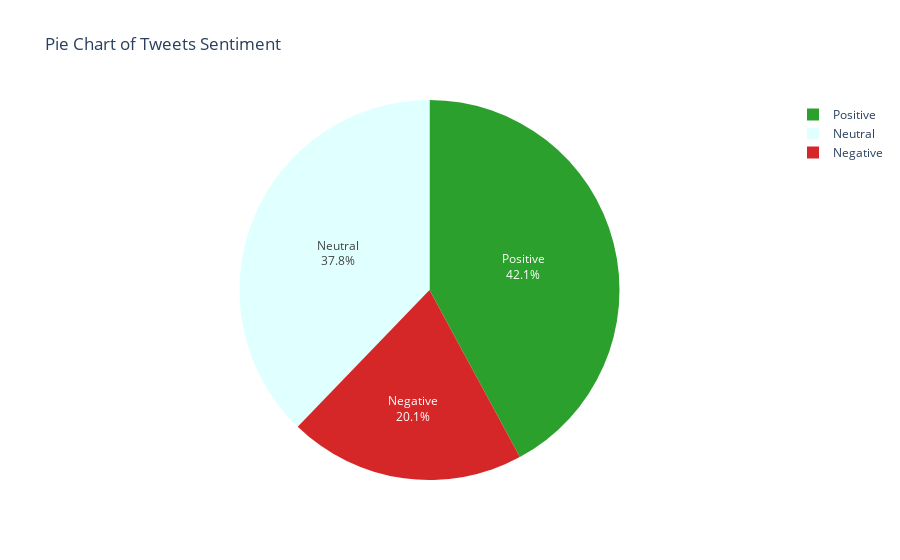

Notebook cell for this chart:
### Markdown cell above
#### Pie Chart of Tweets Sentiment
The'sentiment'].value_counts() is used to count the frequency of each unique sentiment value in the DataFrame. This method correctly handles summarization based on the 'sentiment' column.

### Code cell
import plotly.express as px

piechart_df = new_twitter_df.copy()

# Define sentiment bins and labels
bins = [-np.inf, -0.01, 0.01, np.inf] 
labels = ['Negative', 'Neutral', 'Positive']

# Bin the sentiment values
piechart_df['sentiment_category'] = pd.cut(piechart_df['sentiment'], bins=bins, labels=labels)

# Count occurrences of each sentiment category
sentiment_counts = piechart_df['sentiment_category'].value_counts().reset_index()
sentiment_counts.columns = ['sentiment', 'count']

# Create a pie chart using Plotly Express
fig = px.pie(sentiment_counts, values='count', names='sentiment', title='Pie Chart of Tweets Sentiment',
             color='sentiment',  
             color_discrete_map={'Negative': '#D62728', 'Neutral': 'lightcyan', 'Positive': '#2CA02C'}) 

fig.update_layout(showlegend=True)
fig.update_traces(textposition='inside', textinfo='percent+label')

# Show the plot
fig.show()

### Figure 1 — Plotly figure (JSON) as saved in the notebook; plotly's stock layout.template omitted (floating-point values rounded to 4 significant figures)
{"data": [{"customdata": [["Positive"], ["Neutral"], ["Negative"]], "domain": {"x": [0, 1], "y": [0, 1]}, "hovertemplate": "sentiment=%{customdata[0]}<br>count=%{value}<extra></extra>", "labels": ["Positive", "Neutral", "Negative"], "legendgroup": "", "marker": {"colors": ["#2CA02C", "lightcyan", "#D62728"]}, "name": "", "showlegend": true, "textinfo": "percent+label", "textposition": "inside", "type": "pie", "values": [673754, 604780, 321465]}], "layout": {"legend": {"tracegroupgap": 0}, "showlegend": true, "title": {"text": "Pie Chart of Tweets Sentiment"}}}
